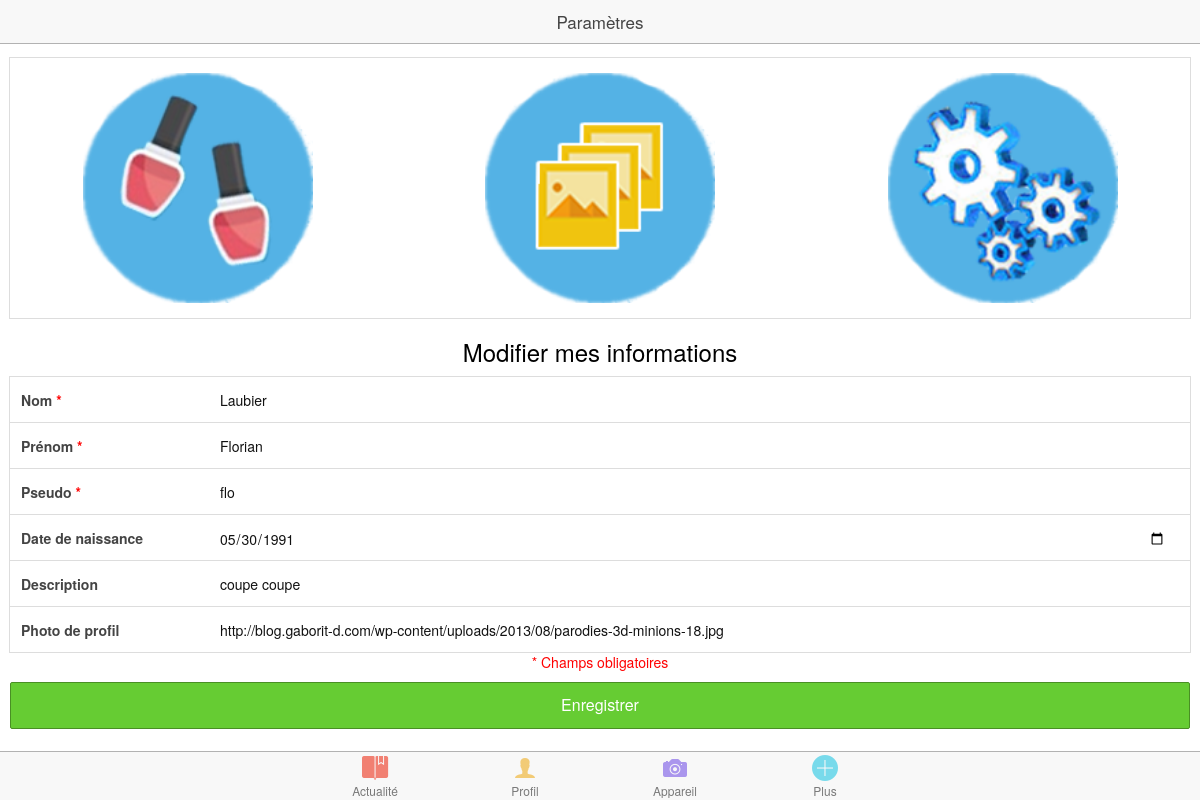
The page /profil-parametres.php (signed in) on the database as committed earlier.
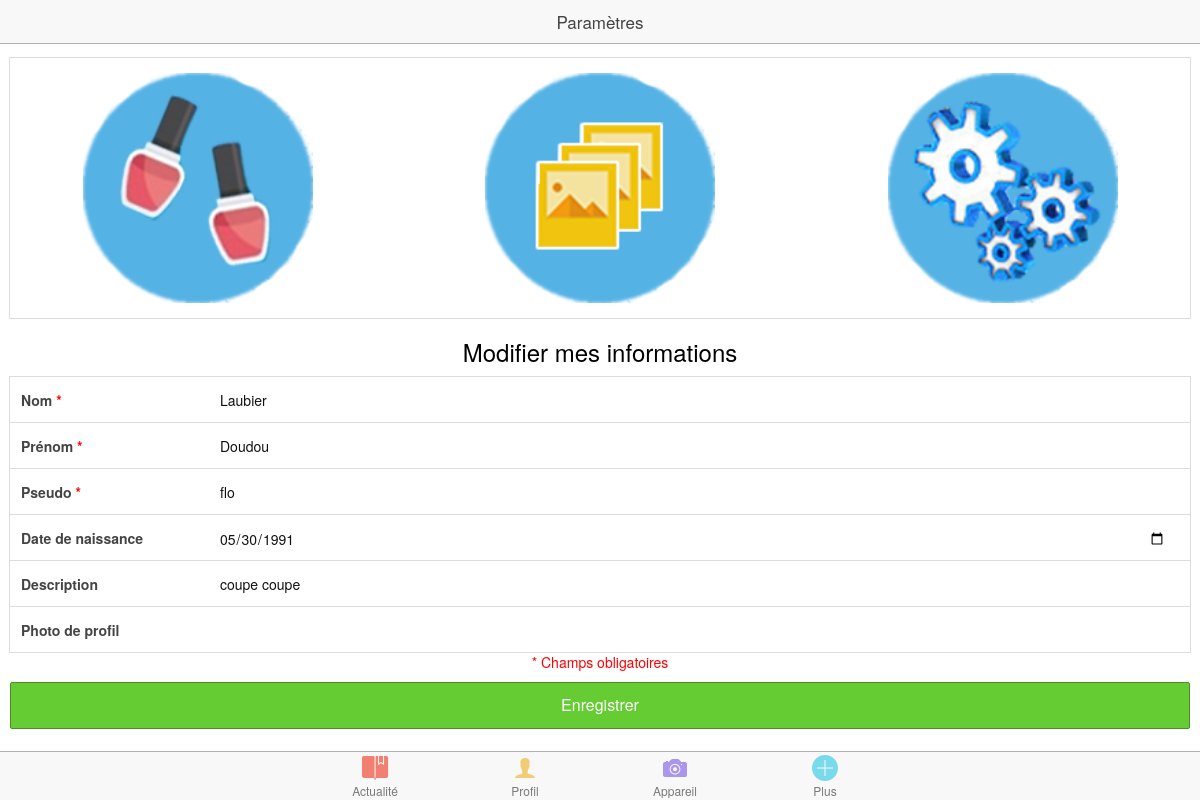
The same page on the database as committed later.
### tables this page shows
CREATE TABLE IF NOT EXISTS `utilisateur` (
  `id_user` int(11) NOT NULL AUTO_INCREMENT,
  `nom` varchar(50) NOT NULL,
  `prenom` varchar(50) NOT NULL,
  `pseudo` varchar(30) NOT NULL,
  `mot_de_passe` varchar(50) NOT NULL,
  `date_naissance` date DEFAULT NULL,
  `lien_photo` varchar(200) DEFAULT NULL,
  `description_user` varchar(300) DEFAULT NULL,
  `id_localisation_user` int(11) DEFAULT NULL,
  PRIMARY KEY (`id_user`),
  KEY `id_localisation_user` (`id_localisation_user`)
);

### www/profil-parametres.php (the view, shortened to what this page needs)
<?php
require_once("header.php");
?>
<?php
$user_id = $_SESSION['user']['id_user'];
$query="SELECT * FROM utilisateur WHERE id_user = $user_id";
$All_util = mysql_query($query) or die("Erreur SQL !<br /><br />" . $query . "<br /><br />" . mysql_error());
$util = mysql_fetch_assoc($All_util);
?>
<body ng-app="starter">
  <ion-pane>
  <ion-header-bar class="bar-stable">
  <h1 class="title">Paramètres</h1>
</ion-header-bar>
<ion-content>
  <div class="list padCustom" style="text-align:left; padding-top:15px;">
    <?php require_once("nav-profil.php");  ?>
      <h3 class="padCustom" style="text-align:center;" id="information">Modifier mes informations</h3>
        <form id="modif_user" method="post" action="#">
          <label class="item item-input">
            <span class="input-label">Nom <span id="rouge">*</span></span>
            <input id="nom" name="nom" type="text" value="<?php echo $util['nom']; ?>">
          </label>
          <label class="item item-input">
            <span class="input-label">Prénom <span id="rouge">*</span></span>
            <input id="prenom" name="prenom" type="text" value="<?php echo $util['prenom']; ?>">
          </label>
          <label class="item item-input">
            <span class="input-label">Pseudo <span id="rouge">*</span></span>
            <input id="pseudo" name="pseudo" type="text" value="<?php echo $util['pseudo']; ?>">
          </label>
          <label class="item item-input">
            <span class="input-label">Date de naissance</span>
            <input id="dateNaissance" name="dateNaissance" type="date" value="<?php echo $util['date_naissance']; ?>">
          </label>
          <label class="item item-input">
            <span class="input-label">Description</span>
            <input id="description" name="description" type="text" value="<?php echo $util['description_user']; ?>">
          </label>
          <label class="item item-input">
            <span class="input-label">Photo de profil </span>
            <input id="lienPhoto" name="lienPhoto" type="text" value="<?php echo $util['lien_photo']; ?>">
          </label>
          <center id="rouge">* Champs obligatoires</center>
          <button id="enregistrerModifUserBtn" name="enregistrerModifUserBtn" class="button button-block button-balanced">Enregistrer </button>
        </form>
          <br/><br/>
  </div>
</ion-content>
</ion-pane>
</body>
<?php
require_once("nav.php");
require_once("footer.php");
?>

### www/header.php (shortened to what this page needs)
<!DOCTYPE html>
<html>
  <head>
    <link href="lib/ionic/css/ionic.css" rel="stylesheet">
    <link href="css/style.css" rel="stylesheet">
  </head>

### www/nav-profil.php (shortened to what this page needs)
<div class="item">
  <a href="profil-collection.php">
    <img style="margin-left:5%;" class="menu_profil" alt="Voir ma collection" src="img/col.png">
  </a>
  <a href="profil-media.php">
    <img style="margin-left:10%; " class="menu_profil" alt="Voir mes photos" src="img/med.png">
  </a>
  <a href="profil-parametres.php">
    <img style="margin-left:10%;" class="menu_profil" alt="Paramètres" src="img/param.png">
  </a>
</div>

### www/nav.php
<div class="tabs tabs-icon-top">
  <a class="tab-item" href="vue-actu.php">
    <i class="icon ion-ios7-bookmarks custom-actu"></i>
    Actualité
  </a>
  <a class="tab-item" href="vue-profil.php">
    <i class="icon ion-ios7-person custom-profil"></i>
    Profil
  </a>
  <a class="tab-item" href="vue-appareil.php">
    <i class="icon ion-ios7-camera custom-app"></i>
    Appareil
  </a>
  <a class="tab-item" href="vue-plus.php">
    <i class="icon ion-ios7-plus custom-plus"></i>
    Plus
  </a>
</div>

### www/footer.php (shortened to what this page needs)
</html>

### www/css/style.css (style rules this page uses)
a { text-decoration: none; }
.padCustom { padding:0 10px; }
.custom-actu { color : #EF4E3A; }
.custom-profil { color: #F0B840; }
.custom-app { color : #8A6DE9; }
.custom-plus { color : #43CEE6; }
.menu_profil { float: left; margin-right: 5%; width: 20%; }
#rouge { color: red; }

Rows that differ between the two databases and show on the page:
changed utilisateur "Laubier": prenom "Florian" → "Doudou"; lienPhoto "http://blog.gaborit-d.com/wp-content/uploads/2013/08/parodies-3d-minions-18.jpg" → (not shown)
